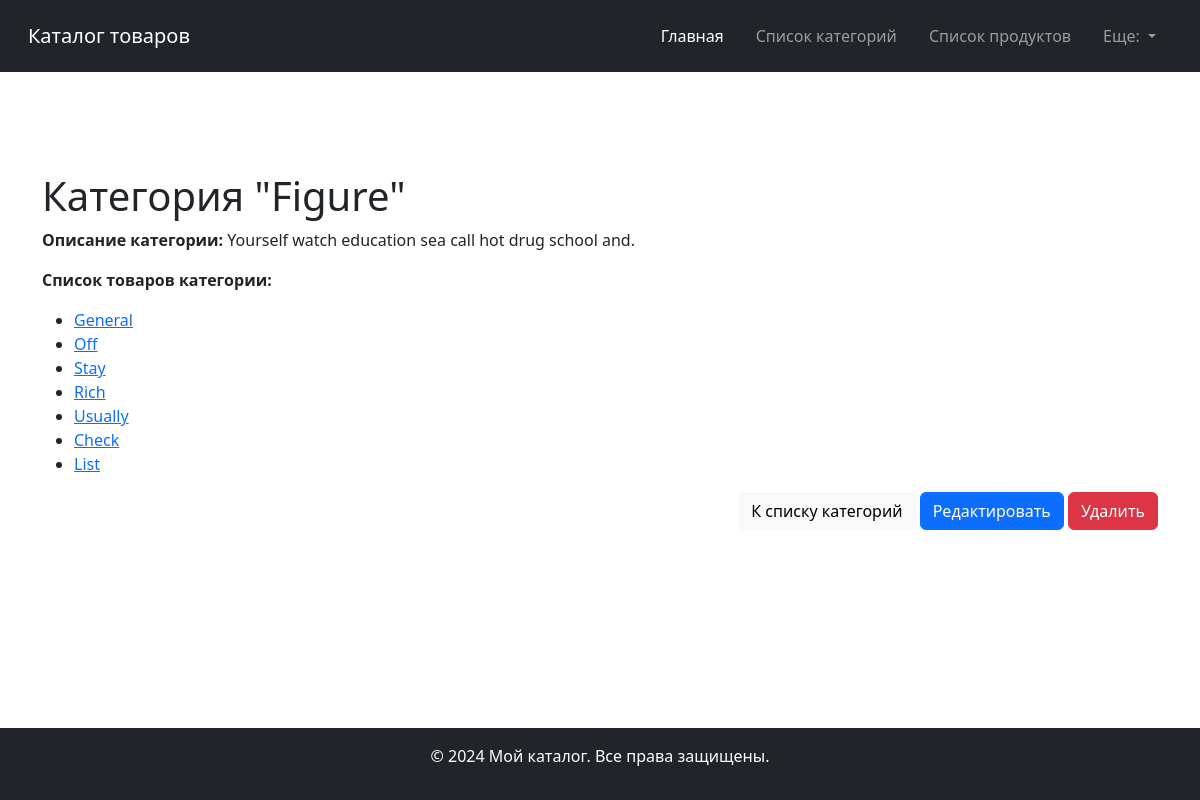
The app's page /category_detail/3/ with its own data.
### store_app/models.py (models this page shows, shortened)
class Category(models.Model):
    name = models.CharField(max_length=25, unique=True)
    description = models.CharField(max_length=100, blank=True, null=True)

class Product(models.Model):
    name = models.CharField(max_length=25, unique=True)
    description = models.CharField(max_length=100, blank=True, null=True)
    price = models.FloatField()
    created_at = models.DateTimeField(auto_now_add=True)
    category = models.ForeignKey(
        Category, on_delete=models.CASCADE, related_name="products"
    )

### store_app/views.py (the view)
class CategoryDetailView(CategoryView, DetailView):
    template_name = "store_app/category_detail.html"
    context_object_name = "category"
    def get_context_data(self, **kwargs):
        context = super(CategoryDetailView, self).get_context_data(**kwargs)
        context["category_products"] = Product.objects.filter(
            category=self.object
        ).order_by("id")
        return context

### store_app/templates/store_app/category_detail.html (shortened to what this page needs)
{% extends 'store_app/base.html' %}
{% block content %}
<h1>Категория "{{ category.name }}"</h1>
<p><b>Описание категории:</b> {{ category.description }}</p>
<p><b>Список товаров категории:</b></p>
<ul>
    {% for product in category_products %}
    <li>
        <a href="{% url 'product_detail' product.id %}">{{ product.name }}</a>
    </li>
    {% empty %}
    <li class="list-group-item">В категории нет товаров</li>
    {% endfor %}
</ul>
<div style="margin-bottom: 20px; text-align: right;">
    <a class="btn btn-light" href="{% url 'category_list' %}">К списку категорий</a>
    <a href="{% url 'category_edit' category.id %}" class="btn btn-primary" role="button">Редактировать</a>
    <a href="{% url 'category_delete' category.id %}" class="btn btn-danger" role="button">Удалить</a>
</div>
{% endblock %}

### records on screen
Category: name "Figure", description "Yourself watch education sea call hot drug school and."
Product: name "General"
Product: name "Off"
Product: name "Stay"
Product: name "Rich"
Product: name "Usually"
Product: name "Check"
Product: name "List"
